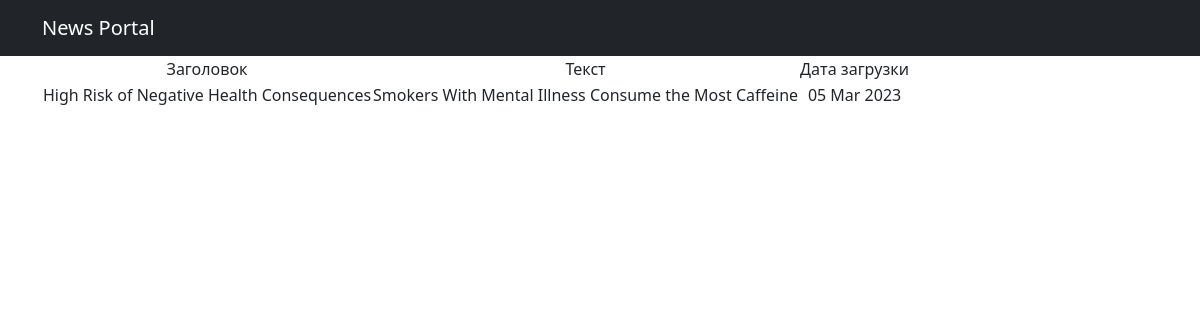
/posts/19, run on the app's committed database.
### news/models.py (models this page shows, shortened)
class Post(models.Model):
    author = models.ForeignKey(Author, on_delete=models.CASCADE)
    NEWS = 'NW'
    ARTICLE = 'AR'
    CATEGORY_CHOICES = (
        (NEWS, 'Новость'),
        (ARTICLE, 'Статья'),
    )
    categoryType = models.CharField(max_length=2, choices=CATEGORY_CHOICES, default=ARTICLE)
    dateCreation = models.DateTimeField(auto_now_add=True)
    postCategory = models.ManyToManyField(Category, through='PostCategory')
    title = models.CharField(max_length=128)
    text = models.TextField()
    rating = models.SmallIntegerField(default=0)

### news/views.py (the view)
# urls.py: path('<int:pk>', PostDetail.as_view(), name='post_detail'),
class PostDetail(DetailView):
    model = Post
    template_name = 'post.html'
    context_object_name = 'post'

### news/templatetags/custom_filters.py (called while the page is built)
@register.filter()
def censor(text):
    stop_words = ('bad', 'boring')
    for word in text.split():
        if word.lower() in stop_words:
            text = text.replace(word, f"{word[0]}{'*' * (len(word) - 1)}")
    return text

### templates/post.html (shortened to what this page needs)
{% extends 'flatpages/default.html' %}
{% load custom_filters %}
{% block content %}
<table>
    <tr>
        <td>Заголовок</td>
        <td>Текст</td>
        <td>Дата загрузки</td>
    </tr>
    <tr>
        <td>{{ post.title|censor }}</td>
        <td>{{ post.text|censor }}</td>
        <td>{{ post.dateCreation|date:'d M Y' }}</td>
    </tr>
</table>
{% endblock content %}

### data on the page
Post: title|censor "High Risk of Negative Health Consequences", text|censor "Smokers With Mental Illness Consume the Most Caffeine", dateCreation "05 Mar 2023"
